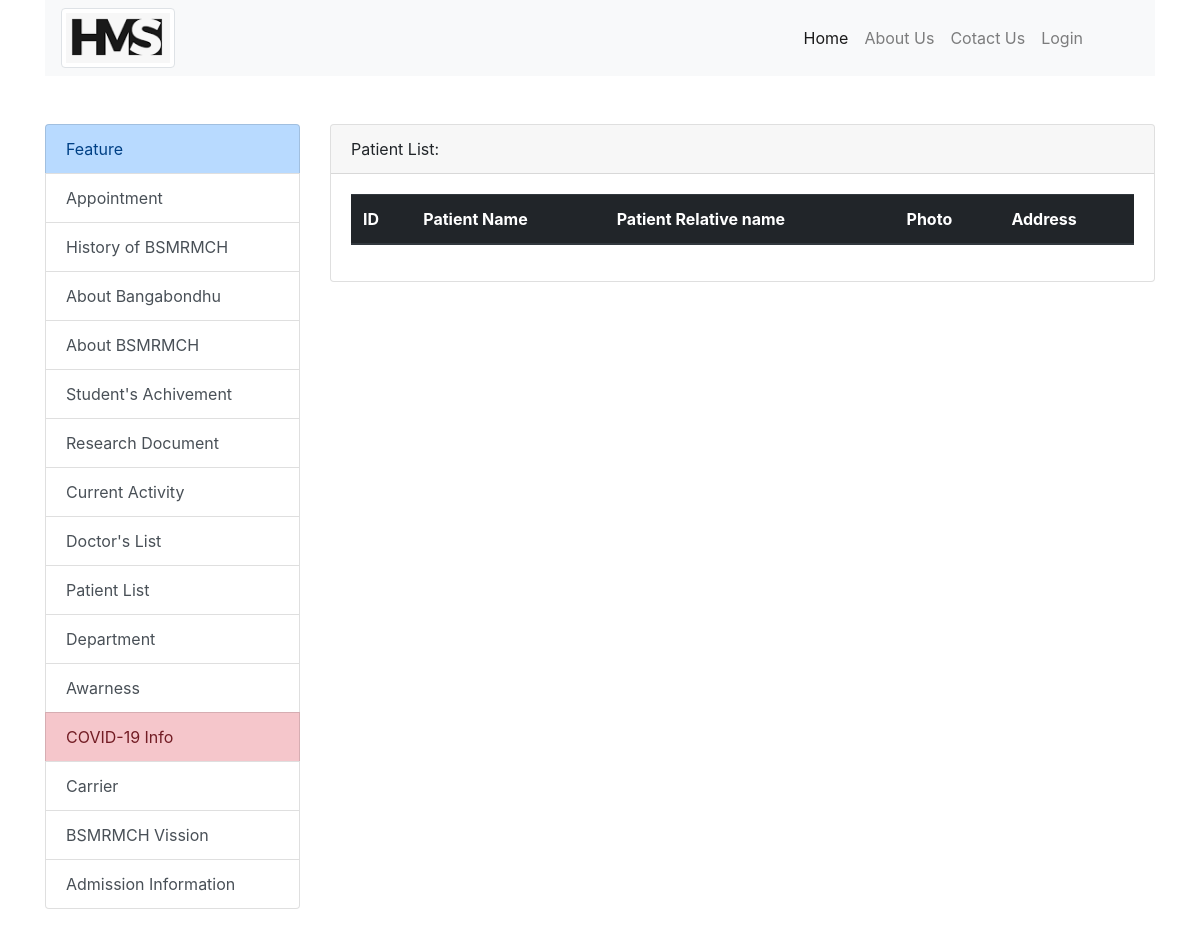
Before: /patient_list/ with the older database file.
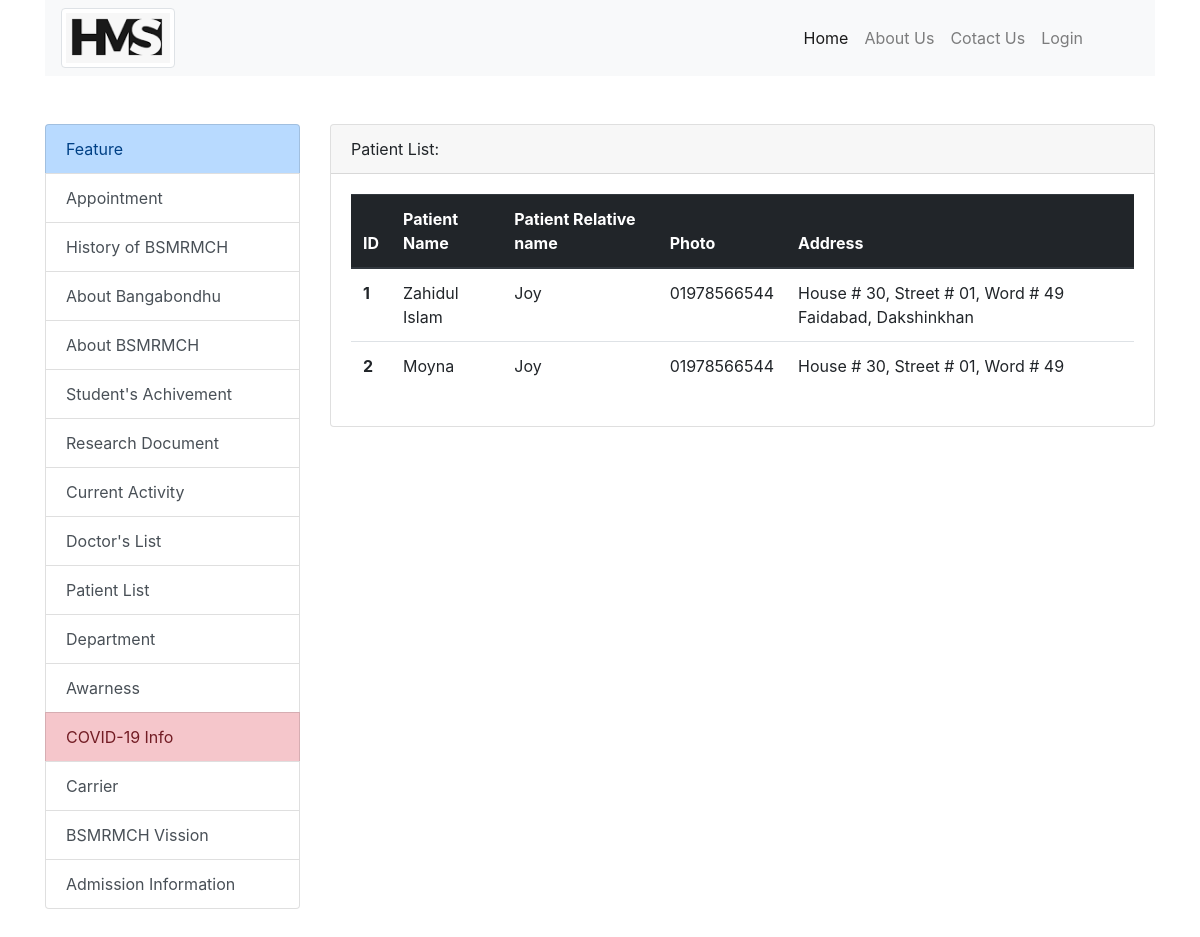
After: the same page with the newer database file.
### hospital_app/models.py (models this page shows, shortened)
class Patient(models.Model):
    name = models.CharField(max_length=50)
    relative_name = models.CharField(max_length=50)
    gender = models.ForeignKey(Gender, on_delete=models.SET_NULL, null=True)
    age = models.PositiveIntegerField()
    mobile = models.CharField(max_length=15)
    address = models.TextField()

### hospital_app/views.py (the view)
# urls.py: path('patient_list/', views.patient_list, name='patient_list'),
def patient_list(request):
    patients = Patient.objects.all()
    context ={
        'patients' : patients
    }
    return render(request, 'patient/patient_list.html', context)

### templates/patient/patient_list.html (shortened to what this page needs)
{% extends 'base.html' %}
{% block content %}
    <div class="card">
        <div class="card-header">Patient List:</div>
        <div class="card-body">
            <table class="table">
                <thead class="thead-dark">
                  <tr>
                    <th scope="col">ID</th>
                    <th scope="col">Patient Name</th>
                    <th scope="col">Patient Relative name</th>
                    <th scope="col">Photo</th>
                    <th scope="col">Address</th>
                  </tr>
                </thead>
                <tbody>
                  {% for patient in patients %}
                  <tr>
                    <th scope="row">{{ patient.id }}</th>
                    <td>{{ patient.name }}</td>
                    <td>{{ patient.relative_name }}</td>
                    <td>{{ patient.mobile }}</td>
                    <td>{{ patient.address }}</td>
                  </tr>
                  {% endfor %}
                </tbody>
              </table>
        </div>
    </div>
{% endblock %}

Changed rows visible on the page:
added Patient: id "1", name "Zahidul Islam", relative_name "Joy", mobile "01978566544", address "House # 30, Street # 01, Word # 49 Faidabad, Dakshinkhan"
added Patient: id "2", name "Moyna", relative_name "Joy", mobile "01978566544", address "House # 30, Street # 01, Word # 49"
